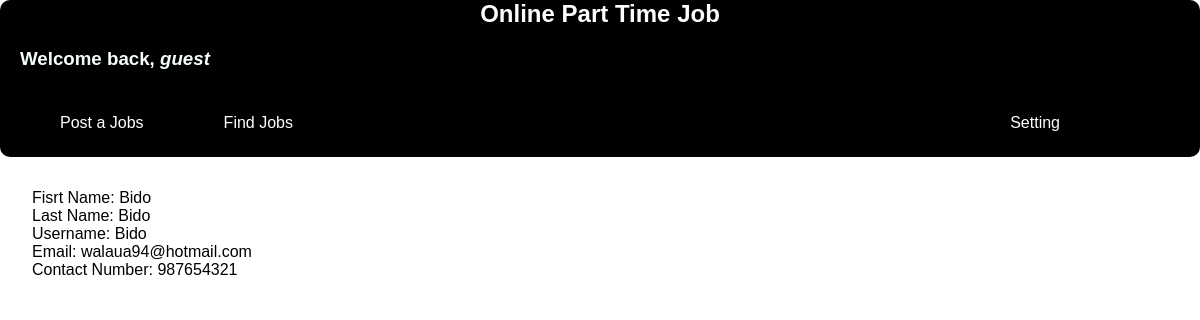
The page /applicant.php?person=walaua94@hotmail.com on the database its author committed.
### tables this page shows
CREATE TABLE IF NOT EXISTS `user` (
`user_Id` int(11) NOT NULL,
  `first` varchar(255) DEFAULT NULL,
  `last` varchar(255) DEFAULT NULL,
  `username` varchar(255) DEFAULT NULL,
  `password` varchar(255) DEFAULT NULL,
  `confirm_password` varchar(255) DEFAULT NULL,
  `member` varchar(255) DEFAULT NULL,
  `email` varchar(255) DEFAULT NULL,
  `contact_num` varchar(255) DEFAULT NULL,
  `last_login` timestamp NULL DEFAULT CURRENT_TIMESTAMP ON UPDATE CURRENT_TIMESTAMP,
  `date_created` timestamp NULL DEFAULT CURRENT_TIMESTAMP,
  `date_modified` timestamp NULL DEFAULT CURRENT_TIMESTAMP
);

### session.php (called while the page is built, shortened)
<?php
require 'database.php';
$user=$_SESSION['email'];
$session=mysqli_query($account, "Select username from user where email='$user'");
$row=mysqli_fetch_array($session);
$login_session=$row['username'];
if(!isset($login_session)){
	$login_session='guest';
}
?>

### applicant.php (the view, shortened to what this page needs)
<?php
require 'database.php';
require 'session.php';
?>
<html>
<head>
	</head>
	<body>
		<nav class="nav_bar">
    <div class="topnav">
    	<ul class="navbar-item">
    		<center><h1>Online Part Time Job</h1></center>
    		<h3> <span id="Welcome" style="color:MintCream ">Welcome back, <i><?php echo $login_session;?></i></span></h3>
	        <li class="active"><a href="postjob.php">Post a Jobs</a></li>
	        <li class="active"><a href="findjob.php">Find Jobs</a></li>
	        <li class="dropdown"><a href="#">Setting</a>
	        </li>
	      </ul>
	</div>
</nav>
<div class="view">
	<?php
	if(isset($_GET['person']))
	{
		$result=mysqli_query($account, "select *from user where user.email='$_GET[person]'");
		$row=mysqli_fetch_array($result);
		echo "<p>
		Fisrt Name: {$row['first']}<br>
		Last Name: {$row['last']}<br>
		Username: {$row['username']}<br>
		Email: {$row['email']}<br>
		Contact Number: {$row['contact_num']}</p>";
	}
	?>
	</div>
	</body>
</html>

### applicant.php (style rules this page uses)
body,html { margin: 0; padding-right: 0; }
* { font-family: "Comic Sans MS", cursive, sans-serif; }
nav ul { background: black; padding: 0 20px; border-radius: 10px; list-style: none; position: relative; }
nav ul:after { content: ""; clear: both; display: block; }
nav ul li { float: left; }
.dropdown { float: right; margin-right: 5em; }
nav ul li a { display: block; padding: 25px 40px; color: white; text-decoration: none; }
h1 { color:white; }
.view { margin:2em; }

### rows shown on the page
user: first "Bido", last "Bido", username "Bido", email "walaua94@hotmail.com", contact_num "987654321"

### other values the page prints
$login_session "guest"
